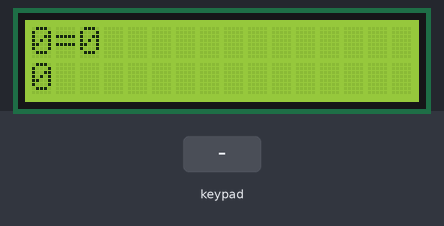
Bench run of a sketch on a simulated Arduino Uno, built with avr-gcc and run on an emulated ATmega328P. Parts: 16×2 character LCD. The test bench sets the inputs (shaded band).

Above: at 10.3 s.
10.4 s: keypad keys 1 1 1 0 9 8 A pressed 0.4 s apart
At 13.7 s:
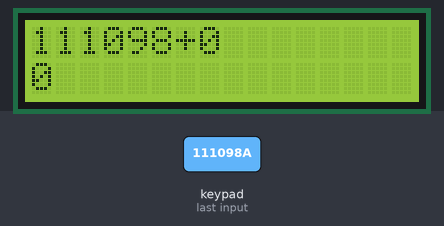
14.7 s: key 'C' pressed
At 15.3 s:
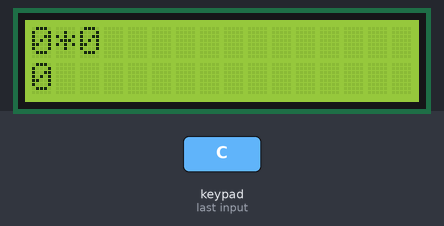
16.3 s: key '#' pressed
At 17.5 s:
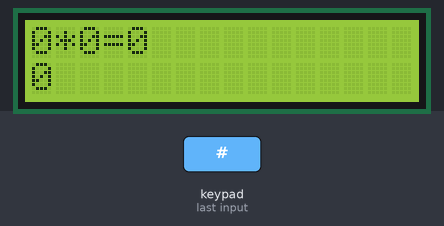
17.8 s: keypad keys 1 1 1 0 9 8 D pressed 0.4 s apart
At 21.7 s:
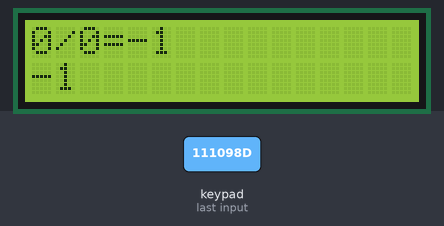
22.1 s: key 'A' pressed
At 22.5 s:
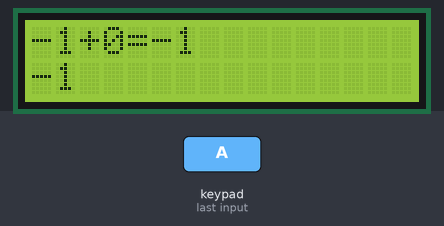
Timing chart, 0 to 24.7 s (numbered marks = the images above; inputs shaded):
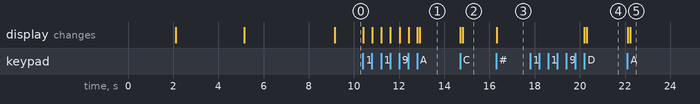

Measured:
- after the input at 10.4 s, the display: first changes at once (image 1 shows a later state)
- after the input at 14.7 s, the display: first changes at once (image 2 shows a later state)
- after the input at 16.3 s, the display: changes at once (image 3)
- after the input at 17.8 s, the display: first changes after 2.4 s (image 4 shows a later state)
- after the input at 22.1 s, the display: first changes at once (image 5 shows a later state)

The sketch:

simpleCalculator.ino
```cpp
/*
 * Arduino Keypad Calculator Program with I2C LCD
 */

#include <Wire.h>
#include <LiquidCrystal_I2C.h> // Library for I2C LCD
#include <Keypad.h>            // Library for Keypad

const byte ROWS = 4; // Four rows
const byte COLS = 4; // Four columns

// Define the Keymap
char keys[ROWS][COLS] = {
 {'1', '2', '3', 'A'},
 {'4', '5', '6', 'B'},
 {'7', '8', '9', 'C'},
 {'*', '0', '#', 'D'}
};

byte rowPins[ROWS] = {11, 10, 9, 8}; // Connect keypad rows to Arduino pins
byte colPins[COLS] = {7, 6, 5, 4}; // Connect keypad columns to Arduino pins

Keypad kpd = Keypad(makeKeymap(keys), rowPins, colPins, ROWS, COLS); // Create the Keypad

LiquidCrystal_I2C lcd(0x27, 16, 2); // Set the I2C address (0x27) for a 16x2 LCD

long Num1, Num2, Number;
char key, action = '=';
boolean result = false;

void setup() {
  lcd.init();         // Initialize the LCD
  lcd.backlight();    // Turn on the backlight
  lcd.print("Shon's");
  lcd.setCursor(0, 1);
  lcd.print("calculator");
  delay(2000);        // Display intro message
  lcd.clear();        // Clear the LCD
  lcd.setCursor(0, 0);
  lcd.print("Instructions");
  lcd.setCursor(0, 1);
  lcd.print("*-cancel #-enter");
  delay(3000);        // Display intro message
  lcd.clear();        // Clear the LCD
  lcd.setCursor(0, 0);
  lcd.print("A-Plus B-Minus");
  lcd.setCursor(0, 1);
  lcd.print("C-multiply D-divide");
  delay(4000);        // Display intro message
  lcd.clear();        // Clear the LCD
}

void loop() {
  key = kpd.getKey(); // Get the pressed key

  if (key != NO_KEY) { //detect pressed key
    DetectButtons();
  }

  if (result == true) { // if # is pressed
    CalculateResult();
  }

  DisplayResult(); //display final result
}

void DetectButtons() {
  lcd.clear();

  if (key == '*') { // Cancel button
    Serial.println("Button Cancel");
    Number = Num1 = Num2 = 0;
    result = false;
  }

  if (key >= '0' && key <= '9') { // Handle digit keys
    Serial.print("Button ");
    Serial.println(key);
    if (Number == 0) {
      Number = key - '0';
    } else {
      Number = (Number * 10) + (key - '0');
    }
  }

  if (key == '#') { // Equal button
    Serial.println("Button Equal");
    Num2 = Number;
    result = true;
  }

  if (key >= 'A' && key <= 'D') { // Operation buttons
    Num1 = Number;
    Number = 0;
    if (key == 'A') { Serial.println("Addition"); action = '+'; }
    if (key == 'B') { Serial.println("Subtraction"); action = '-'; }
    if (key == 'C') { Serial.println("Multiplication"); action = '*'; }
    if (key == 'D') { Serial.println("Division"); action = '/'; }
    delay(100);
  }
}

void CalculateResult() {
  if (action == '+') Number = Num1 + Num2;
  if (action == '-') Number = Num1 - Num2;
  if (action == '*') Number = Num1 * Num2;
  if (action == '/') Number = Num1 / Num2;
}

void DisplayResult() {
  lcd.setCursor(0, 0);
  lcd.print(Num1);
  lcd.print(action);
  lcd.print(Num2);

  if (result == true) {
    lcd.print("=");
    lcd.print(Number);
  }

  lcd.setCursor(0, 1);
  lcd.print(Number); // Display the result
}
```
